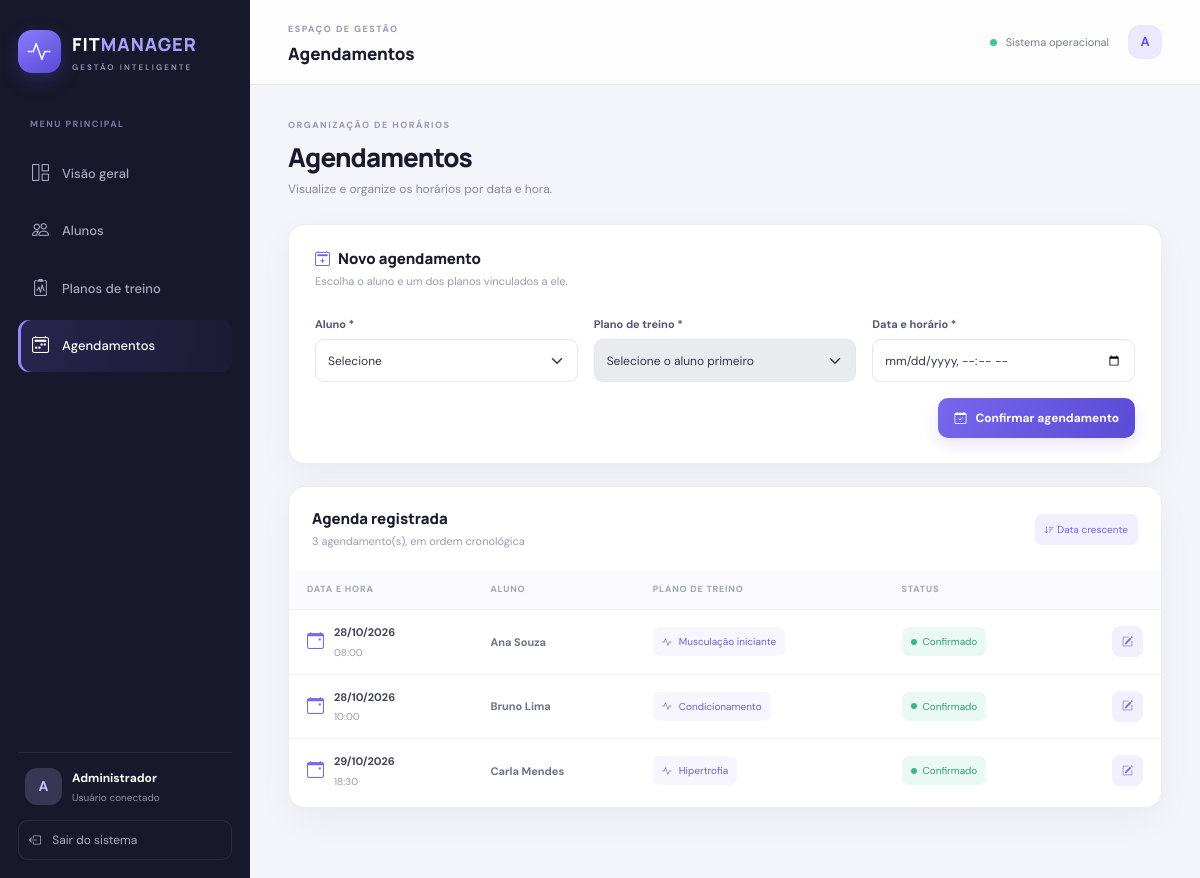
Page /agendamentos (signed in) on the committed database.
### tables this page shows
CREATE TABLE agendamentos (
        id INTEGER PRIMARY KEY AUTOINCREMENT,
        aluno_id INTEGER NOT NULL,
        plano_id INTEGER NOT NULL,
        data_hora TEXT NOT NULL,
        FOREIGN KEY(aluno_id) REFERENCES alunos(id) ON UPDATE CASCADE ON DELETE RESTRICT,
        FOREIGN KEY(plano_id) REFERENCES planos(id) ON UPDATE CASCADE ON DELETE RESTRICT
    );

CREATE TABLE alunos (
        id INTEGER PRIMARY KEY AUTOINCREMENT,
        nome TEXT NOT NULL,
        email TEXT UNIQUE,
        telefone TEXT,
        cpf_criptografado TEXT NOT NULL,
        criado_em TEXT NOT NULL
    );

CREATE TABLE planos (
        id INTEGER PRIMARY KEY AUTOINCREMENT,
        nome TEXT NOT NULL,
        descricao TEXT,
        duracao_semanas INTEGER NOT NULL CHECK(duracao_semanas > 0),
        aluno_id INTEGER NOT NULL,
        FOREIGN KEY(aluno_id) REFERENCES alunos(id) ON UPDATE CASCADE ON DELETE RESTRICT
    );

### app.py (the view, shortened to what this page needs)
@app.route("/agendamentos", methods=["GET", "POST"])
@login_required
def agendamentos():
    db = get_db()
    lista = db.execute("""SELECT ag.id,ag.data_hora,a.nome AS aluno_nome,p.nome AS plano_nome
                          FROM agendamentos ag JOIN alunos a ON a.id=ag.aluno_id
                          JOIN planos p ON p.id=ag.plano_id ORDER BY ag.data_hora""").fetchall()
    alunos_lista = db.execute("SELECT id,nome FROM alunos ORDER BY nome").fetchall()
    planos_lista = db.execute("SELECT id,nome,aluno_id FROM planos ORDER BY nome").fetchall()
    db.close()
    return render_template("agendamentos.html", agendamentos=lista, alunos=alunos_lista, planos=planos_lista)

### app.py (called while the page is built)
def login_required(view):
    @wraps(view)
    def wrapped(*args, **kwargs):
        if not session.get("user_id"):
            flash("Faça login para acessar o sistema.", "warning")
            return redirect(url_for("login"))
        return view(*args, **kwargs)
    return wrapped

@app.before_request
def enforce_session_expiration():
    if session.get("user_id"):
        now = datetime.utcnow().timestamp()
        last = session.get("last_activity", now)
        if now - last > app.config["PERMANENT_SESSION_LIFETIME"].total_seconds():
            session.clear()
            flash("Sua sessão expirou. Entre novamente.", "warning")
            if request.endpoint != "login":
                return redirect(url_for("login"))
        else:
            session["last_activity"] = now

### database.py (called while the page is built)
def get_db():
    db = sqlite3.connect(DB_PATH)
    db.row_factory = sqlite3.Row
    db.execute("PRAGMA foreign_keys = ON")
    return db

### templates/agendamentos.html (shortened to what this page needs)
{% extends "base.html" %}{% block title %}Agendamentos{% endblock %}{% block page_heading %}Agendamentos{% endblock %}
{% block content %}<div class="section-intro"><div><div class="eyebrow">ORGANIZAÇÃO DE HORÁRIOS</div><h1 class="page-title">Agendamentos</h1><p class="page-subtitle">Visualize e organize os horários por data e hora.</p></div></div>
<div class="panel form-panel"><div class="panel-heading"><div><h2><i class="bi bi-calendar2-plus me-2"></i>Novo agendamento</h2><p>Escolha o aluno e um dos planos vinculados a ele.</p></div></div>
{% if alunos and planos %}<form method="post" id="agendamento-form" class="row g-3"><input type="hidden" name="csrf_token" value="{{ csrf_token() }}">
<div class="col-md-4"><label class="form-label" for="aluno_id">Aluno *</label><select class="form-select" name="aluno_id" id="aluno_id" required><option value="">Selecione</option></select></div>
<div class="col-md-4"><label class="form-label" for="plano_id">Plano de treino *</label><select class="form-select" name="plano_id" id="plano_id" required disabled><option value="">Selecione o aluno primeiro</option></select></div>
<div class="col-md-4"><label class="form-label" for="data_hora">Data e horário *</label><input class="form-control" type="datetime-local" id="data_hora" name="data_hora" required></div>
<div class="col-12 d-flex justify-content-end"><button class="btn-primary-custom compact" type="submit"><i class="bi bi-calendar-check"></i> Confirmar agendamento</button></div></form>{% else %}<div class="empty-state"><i class="bi bi-info-circle"></i><strong>Faltam alunos ou planos</strong><span>Cadastre um aluno e associe um plano antes de agendar.</span><a href="{{ url_for('planos') }}" class="btn-primary-custom compact mt-3">Ver planos</a></div>{% endif %}</div>
<div class="panel table-panel"><div class="panel-heading"><div><h2>Agenda registrada</h2><p>{{ agendamentos|length }} agendamento(s), em ordem cronológica</p></div><span class="table-tag"><i class="bi bi-sort-down"></i> Data crescente</span></div>
<div class="table-responsive"><table class="table custom-table align-middle"><thead><tr><th>DATA E HORA</th><th>ALUNO</th><th>PLANO DE TREINO</th><th>STATUS</th><th></th></tr></thead><tbody>
{% for ag in agendamentos %}<tr><td><div class="date-cell"><i class="bi bi-calendar-event"></i><span><strong>{{ ag.data_hora[8:10] }}/{{ ag.data_hora[5:7] }}/{{ ag.data_hora[0:4] }}</strong><small>{{ ag.data_hora[11:16] }}</small></span></div></td><td><strong>{{ ag.aluno_nome }}</strong></td><td><span class="plan-inline"><i class="bi bi-activity"></i>{{ ag.plano_nome }}</span></td><td><span class="status-badge"><span></span> Confirmado</span></td><td class="text-end"><a class="icon-action" href="{{ url_for('editar_agendamento', agendamento_id=ag.id) }}" title="Alterar data" aria-label="Alterar data"><i class="bi bi-pencil-square"></i></a></td></tr>
{% else %}<tr><td colspan="5"><div class="empty-state"><i class="bi bi-calendar2-x"></i><strong>Nenhum agendamento cadastrado</strong><span>Cadastre um horário no formulário acima.</span></div></td></tr>{% endfor %}
</tbody></table></div></div>{% endblock %}

### static/style.css (style rules this page uses)
:root { --bg:#f4f5fa;--surface:#fff;--ink:#191b2c;--muted:#85899e;--line:#e9eaf2;--purple:#6d5ce8;--purple-dark:#5544ce;--navy:#17182b;--green:#37b987;--shadow:0 12px 35px rgba(26,28,54,.045) }
* { box-sizing:border-box }
body { margin:0;background:var(--bg);color:var(--ink);font-family:'DM Sans',sans-serif;font-size:14px }
.eyebrow { font-size:9px;letter-spacing:1.5px;color:#9699af;font-weight:700 }
.status-dot,.status-badge span { width:7px;height:7px;background:#3ec69a;border-radius:50%;display:inline-block }
.welcome-row,.section-intro { display:flex;align-items:center;justify-content:space-between;gap:20px;margin-bottom:26px }
.page-title { font-family:Manrope,sans-serif;font-size:26px;line-height:1.25;font-weight:800;letter-spacing:-.8px;margin:8px 0 7px }
.page-subtitle { margin:0;color:var(--muted);font-size:12px }
.stat-card,.panel { background:var(--surface);border:1px solid #ececf4;border-radius:17px;box-shadow:var(--shadow) }
.panel { padding:23px;margin-bottom:22px }
.panel-heading { display:flex;align-items:center;justify-content:space-between;gap:18px;margin-bottom:20px }
.panel-heading h2 { font-family:Manrope,sans-serif;font-size:15px;font-weight:800;margin:0 0 5px }
.panel-heading p { font-size:11px;color:#999caf;margin:0 }
.form-panel { padding:25px 26px }
.form-panel .panel-heading { margin-bottom:23px }
.form-panel .panel-heading h2 i { color:var(--purple) }
.form-label { font-size:11px;font-weight:700;color:#54586f;margin-bottom:7px }
.form-control,.form-select { border:1px solid #e5e6ef;border-radius:9px;min-height:43px;font-size:12px;color:#34364a;background-color:#fff;box-shadow:none!important }
.form-control::placeholder { color:#b0b2c1 }
.btn-primary-custom { display:inline-flex;align-items:center;justify-content:center;gap:9px;border:0;background:linear-gradient(110deg,#7767ed,#5b4bd5);color:#fff;text-decoration:none;border-radius:10px;padding:13px 19px;font-size:12px;font-weight:700;box-shadow:0 7px 15px #6555dd26;transition:.2s }
.btn-primary-custom.compact { padding:11px 16px }
.table-panel { padding:23px 0 4px;overflow:hidden }
.table-panel>.panel-heading { padding:0 23px }
.custom-table { margin:0;--bs-table-bg:transparent }
.custom-table thead th { font-size:9px;letter-spacing:.8px;color:#a0a3b5;font-weight:700;background:#fafaff;padding:13px 18px;border-bottom:1px solid #efeff6;white-space:nowrap }
.custom-table tbody td { padding:14px 18px;border-color:#f0f0f6;font-size:11px;color:#6f7389 }
.custom-table tbody tr:last-child td { border-bottom:0 }
.icon-action { display:inline-grid;place-items:center;width:31px;height:31px;border-radius:8px;color:#7970d8;background:#f2f0ff;text-decoration:none }
.table-tag { background:#f1efff;color:#7564e5;border-radius:7px;padding:8px 10px;font-size:10px;white-space:nowrap }
.date-cell { display:flex;align-items:center;gap:10px }
.date-cell>i { font-size:17px;color:#7a68e9 }
.date-cell strong,.date-cell small { display:block }
.date-cell strong { font-size:11px;color:#42455a }
.date-cell small { font-size:10px;color:#9699ad;margin-top:4px }
.plan-inline { display:inline-flex;align-items:center;gap:7px;background:#f7f6ff;border-radius:7px;padding:7px 9px;color:#6e60c7;font-size:10px;white-space:nowrap }
.status-badge { display:inline-flex;align-items:center;gap:6px;color:#2f9d78;background:#eaf9f3;padding:7px 9px;border-radius:7px;font-size:10px;white-space:nowrap }
.status-badge span { width:6px;height:6px;background:#38b88a }

### rows in the picture
agendamentos: data_hora "28", data_hora "10", data_hora "2026", data_hora "08:00", aluno_nome "Ana Souza", plano_nome "Musculação iniciante"
agendamentos: data_hora "28", data_hora "10", data_hora "2026", data_hora "10:00", aluno_nome "Bruno Lima", plano_nome "Condicionamento"
agendamentos: data_hora "29", data_hora "10", data_hora "2026", data_hora "18:30", aluno_nome "Carla Mendes", plano_nome "Hipertrofia"

### other values in the picture
{{ session.get('user_name','U')[0]|upper }} "A"
{{ session.get('user_name') }} "Administrador"
{{ agendamentos|length }} "3"
